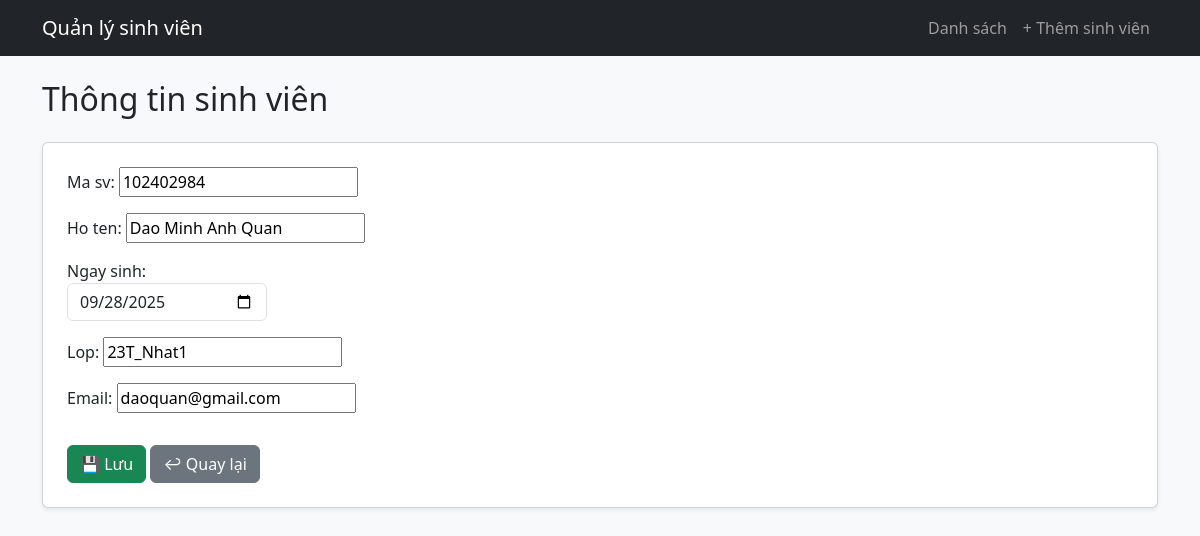
Page /students/edit/3/ on the committed database.
### student/models.py (models this page shows, shortened)
class Student(models.Model):
    user = models.OneToOneField(User, on_delete=models.CASCADE, null=True, blank=True)
    ma_sv = models.CharField(max_length=20, unique=True)  # Mã sinh viên
    ho_ten = models.CharField(max_length=100)
    ngay_sinh = models.DateField()
    lop = models.CharField(max_length=50)
    email = models.EmailField(unique=True)

### student/views.py (the view)
# urls.py: path('edit/<int:pk>/', views.student_update, name='student_update'),
def student_update(request, pk):
    student = get_object_or_404(Student, pk=pk)
    if request.method == 'POST':
        form = StudentForm(request.POST, instance=student)
        if form.is_valid():
            form.save()
            return redirect('student_list')
    else:
        form = StudentForm(instance=student)
    return render(request, 'student/student_form.html', {'form': form})

### student/forms.py
class StudentForm(forms.ModelForm):
    ngay_sinh = forms.DateField(
        widget=forms.DateInput(
            attrs={
                'type': 'date',
                'class': 'form-control',
                'placeholder': 'Chọn ngày sinh',
                'style': 'max-width: 200px;'
            }
        )
    )
    class Meta:
        model = Student
        fields = ['ma_sv', 'ho_ten', 'ngay_sinh', 'lop', 'email']

### student/templates/student/student_form.html (shortened to what this page needs)
{% extends 'base.html' %}
{% block content %}
<h2 class="mb-4">Thông tin sinh viên</h2>
<form method="post" class="card p-4 shadow-sm">
    {{ form.as_p }}
    <div class="mt-3">
        <button type="submit" class="btn btn-success">💾 Lưu</button>
        <a href="{% url 'student_list' %}" class="btn btn-secondary">↩ Quay lại</a>
    </div>
</form>
{% endblock %}

### rows in the picture
Student: ma_sv "102402984", ho_ten "Dao Minh Anh Quan", ngay_sinh "09/28/2025", lop "23T_Nhat1", email "daoquan@gmail.com"
